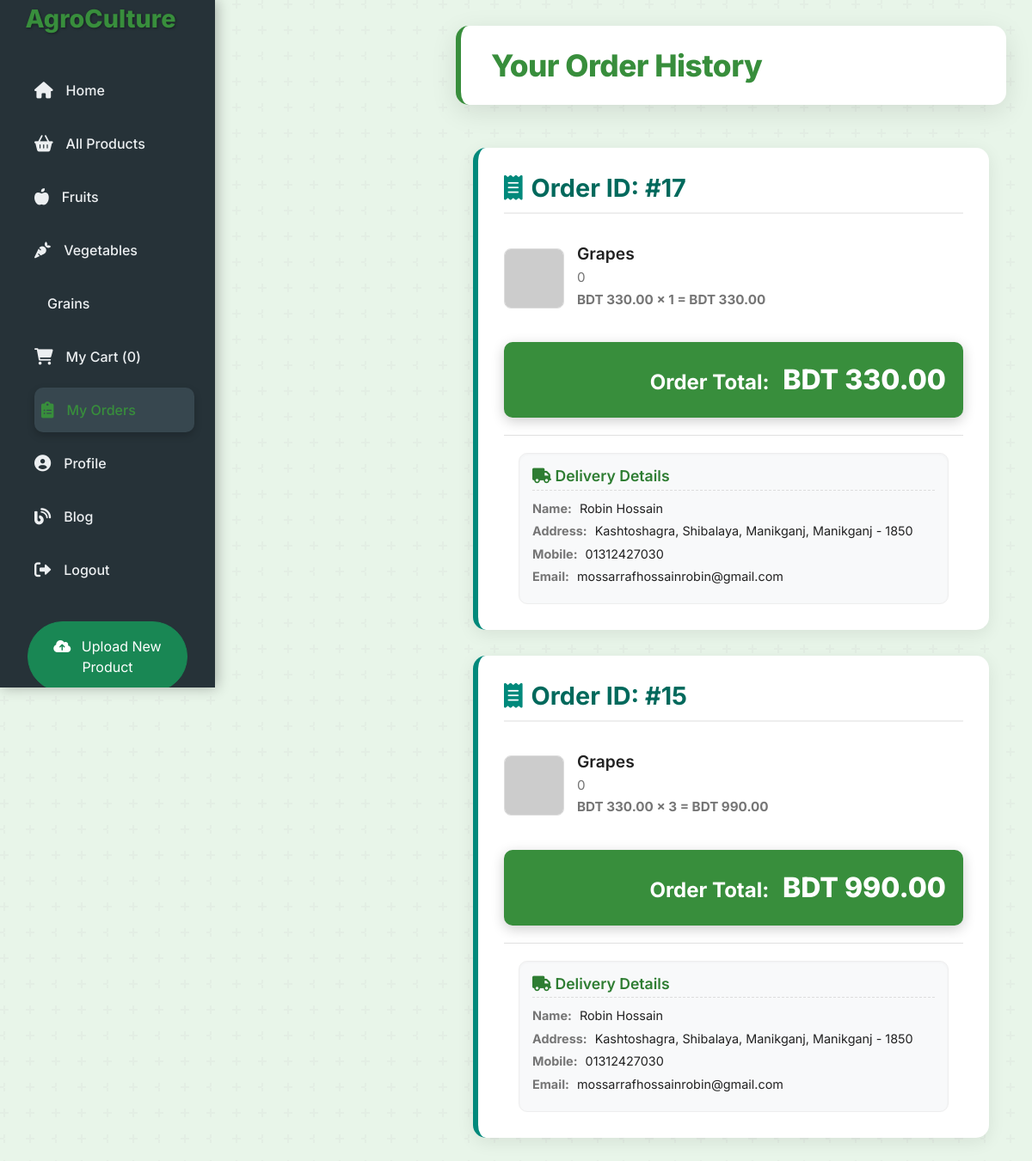
Screenshot of /PHP/orderdetails.php (signed in) with the database file from the repository.
### tables this page shows
CREATE TABLE `transaction` (
  `tid` int(10) NOT NULL,
  `bid` int(10) NOT NULL,
  `pid` int(10) NOT NULL,
  `quantity` int(11) DEFAULT 1,
  `name` varchar(255) NOT NULL,
  `city` varchar(255) NOT NULL,
  `mobile` varchar(255) NOT NULL,
  `email` varchar(255) NOT NULL,
  `pincode` varchar(255) NOT NULL,
  `addr` varchar(255) NOT NULL
);

CREATE TABLE `fproduct` (
  `fid` int(255) NOT NULL,
  `pid` int(255) NOT NULL,
  `product` varchar(255) NOT NULL,
  `pcat` varchar(255) NOT NULL,
  `pinfo` varchar(255) NOT NULL,
  `price` float NOT NULL,
  `pimage` varchar(255) NOT NULL DEFAULT 'blank.png',
  `picStatus` int(10) NOT NULL DEFAULT 0
);

### PHP/orderdetails.php (the view, shortened to what this page needs)
<?php
    require 'db.php';
    $buyer_id = $_SESSION['id'];
    $sql_orders = "
        SELECT
            t.tid,
            t.pid,
            t.quantity,
            t.name AS buyer_name,
            t.city AS buyer_city,
            t.mobile AS buyer_mobile,
            t.email AS buyer_email,
            t.pincode AS buyer_pincode,
            t.addr AS buyer_address,
            fp.product AS product_name,
            fp.price AS product_price,
            fp.pimage AS product_image,
            fp.pinfo AS product_info
        FROM
            transaction t
        JOIN
            fproduct fp ON t.pid = fp.pid
        WHERE
            t.bid = ?
        ORDER BY
            t.tid DESC, t.pid ASC;
    ";
    $stmt_orders = mysqli_prepare($conn, $sql_orders);
    $orders_data = [];
    if ($stmt_orders) {
        mysqli_stmt_bind_param($stmt_orders, "i", $buyer_id);
        mysqli_stmt_execute($stmt_orders);
        $result_orders = mysqli_stmt_get_result($stmt_orders);
        if ($result_orders) {
            while ($row = mysqli_fetch_assoc($result_orders)) {
                $orders_data[] = $row;
            }
        }
    } else {
        error_log("Database error preparing orders statement: " . mysqli_error($conn));
        $_SESSION['message'] = "Could not retrieve your orders due to a database error. Please try again later.";
    }
    $grouped_orders = [];
    foreach ($orders_data as $order_item) {
        $tid = $order_item['tid'];
        if (!isset($grouped_orders[$tid])) {
            $grouped_orders[$tid] = [
                'tid' => $tid,
                'buyer_name' => $order_item['buyer_name'],
                'buyer_city' => $order_item['buyer_city'],
                'buyer_mobile' => $order_item['buyer_mobile'],
                'buyer_email' => $order_item['buyer_email'],
                'buyer_pincode' => $order_item['buyer_pincode'],
                'buyer_address' => $order_item['buyer_address'],
                'items' => [],
                'total_transaction_price' => 0
            ];
        }
        $item_total = $order_item['product_price'] * $order_item['quantity'];
        $grouped_orders[$tid]['items'][] = $order_item;
        $grouped_orders[$tid]['total_transaction_price'] += $item_total;
    }
    function formatCurrency($amount) {
        return 'BDT ' . number_format($amount, 2);
    }
?>
<!DOCTYPE html>
<html lang="en">
<head>
    <link href="https://cdn.jsdelivr.net/npm/bootstrap@5.3.0/dist/css/bootstrap.min.css" rel="stylesheet">
    <link rel="stylesheet" href="https://cdnjs.cloudflare.com/ajax/libs/font-awesome/6.0.0-beta3/css/all.min.css">
</head>
<body>
    <nav class="sidebar navbar navbar-expand-md" id="main-sidebar">
        <div class="container-fluid flex-md-column">
            <a class="navbar-brand text-white mb-3" href="#">AgroCulture</a>
            <div class="collapse navbar-collapse" id="sidebarNavbar">
                <ul class="navbar-nav flex-column w-100">
                    <li class="nav-item">
                        <a class="nav-link" href="uploadProduct.php"><i class="fas fa-home"></i> Home</a>
                    </li>
                    <li class="nav-item">
                        <a class="nav-link" href="uploadProduct.php?type=all"><i class="fas fa-shopping-basket"></i> All Products</a>
                    </li>
                    <li class="nav-item">
                        <a class="nav-link" href="uploadProduct.php?type=fruit"><i class="fas fa-apple-alt"></i> Fruits</a>
                    </li>
                    <li class="nav-item">
                        <a class="nav-link" href="uploadProduct.php?type=vegetable"><i class="fas fa-carrot"></i> Vegetables</a>
                    </li>
                    <li class="nav-item">
                        <a class="nav-link" href="uploadProduct.php?type=grain"><i class="fas fa-wheat-awn"></i> Grains</a>
                    </li>
                    <li class="nav-item">
                        <a class="nav-link" href="myCart.php"><i class="fas fa-shopping-cart"></i> My Cart (<span id="cart-item-count">0</span>)</a>
                    </li>
                    <li class="nav-item">
                        <a class="nav-link active" aria-current="page" href="orderdetails.php"><i class="fas fa-clipboard-list"></i> My Orders</a>
                    </li>
                    <li class="nav-item">
                        <a class="nav-link" href="profileView.php"><i class="fas fa-user-circle"></i> Profile</a>
                    </li>
                    <li class="nav-item">
                        <a class="nav-link" href="blogView.php"><i class="fas fa-blog"></i> Blog</a>
                    </li>
                    <li class="nav-item">
                        <a class="nav-link" href="Login/logout.php"><i class="fas fa-sign-out-alt"></i> Logout</a>
                    </li>
                    <?php if (isset($_SESSION['logged_in']) && $_SESSION['logged_in'] == true): ?>
                    <li class="nav-item mt-4">
                        <a href="uploadProduct.php#uploadProductBox" class="btn btn-success w-100 py-3 rounded-pill">
                            <i class="fas fa-cloud-upload-alt me-2"></i> Upload New Product
                        </a>
                    </li>
                    <?php endif; ?>
                </ul>
            </div>
        </div>
    </nav>
    <div class="main-content" id="main-content-area">
        <div class="main-header">
            <h2>Your Order History</h2>
        </div>
        <div class="orders-container">
            <?php if (!empty($grouped_orders)): ?>
                <?php foreach ($grouped_orders as $order): ?>
                    <div class="order-card">
                        <h3><i class="fas fa-receipt"></i> Order ID: #<?php echo htmlspecialchars($order['tid']); ?></h3>
                        <div class="order-item-list">
                            <?php foreach ($order['items'] as $item): ?>
                                <div class="order-item">
                                    <img src="<?php echo 'images/productImages/'.htmlspecialchars($item['product_image'] ?? 'placeholder.png'); ?>"
                                         alt="<?php echo htmlspecialchars($item['product_name']); ?>"
                                         class="order-item-image"
                                         onerror="this.onerror=null;this.src='https://placehold.co/70x70/E0E0E0/333333?text=Product';" />
                                    <div class="order-item-details">
                                        <h4><?php echo htmlspecialchars($item['product_name']); ?></h4>
                                        <p><?php echo htmlspecialchars($item['product_info']); ?></p>
                                        <p class="order-item-price-quantity">
                                            <?php echo formatCurrency($item['product_price']); ?> x <?php echo htmlspecialchars($item['quantity']); ?>
                                            = <?php echo formatCurrency($item['product_price'] * $item['quantity']); ?>
                                        </p>
                                    </div>
                                </div>
                            <?php endforeach; ?>
                        </div>
                        <div class="order-total-amount-card">
                            Order Total: <span><?php echo formatCurrency($order['total_transaction_price']); ?></span>
                        </div>
                        <div class="delivery-details-only">
                            <div class="detail-block">
                                <h5><i class="fas fa-truck"></i> Delivery Details</h5>
                                <p><strong>Name:</strong> <?php echo htmlspecialchars($order['buyer_name']); ?></p>
                                <p><strong>Address:</strong> <?php echo htmlspecialchars($order['buyer_address']); ?>, <?php echo htmlspecialchars($order['buyer_city']); ?> - <?php echo htmlspecialchars($order['buyer_pincode']); ?></p>
                                <p><strong>Mobile:</strong> <?php echo htmlspecialchars($order['buyer_mobile']); ?></p>
                                <p><strong>Email:</strong> <?php echo htmlspecialchars($order['buyer_email']); ?></p>
                            </div>
                        </div>
                    </div>
                <?php endforeach; ?>
            <?php endif; ?>
        </div>
    </div>
</body>
</html>

### PHP/orderdetails.php (style rules this page uses)
:root { --primary-color: #388e3c; --primary-dark: #2e7d32; --secondary-color: #757575; --accent-color: #00897b; --accent-dark: #00695c; --background-light: #e8f5e9; --text-dark: #212121; --card-bg: #ffffff; --sidebar-bg: #263238; --sidebar-text: #eceff1; --sidebar-hover: #37474f; --danger-color: #d32f2f; --danger-dark: #b71c1c; --info-color: #1976d2; --info-dark: #1565c0; }
body { font-family: 'Inter', sans-serif; background-color: var(--background-light); background-image: var(--order-bg-pattern); background-repeat: repeat; color: var(--text-dark); display: flex; min-height: 100vh; overflow-x: hidden; }
.sidebar { width: 250px; background-color: var(--sidebar-bg); color: var(--sidebar-text); padding: 20px; flex-shrink: 0; position: sticky; top: 0; height: 100vh; overflow-y: auto; box-shadow: 2px 0 15px rgba(0,0,0,0.3); z-index: 1000; transition: transform 0.3s ease-in-out; }
.sidebar .navbar-brand { font-weight: 800; font-size: 1.8rem; margin-bottom: 30px !important; color: var(--primary-color) !important; text-shadow: 1px 1px 3px rgba(0,0,0,0.4); }
.sidebar .nav-link { color: var(--sidebar-text); padding: 14px 18px; border-radius: 10px; margin-bottom: 10px; transition: background-color 0.3s ease, color 0.3s ease, transform 0.2s ease, box-shadow 0.2s ease; display: flex; align-items: center; font-weight: 500; }
.sidebar .nav-link:hover, .sidebar .nav-link.active { background-color: var(--sidebar-hover); color: var(--primary-color); transform: translateX(8px); box-shadow: 0 4px 10px rgba(0,0,0,0.2); }
.sidebar .nav-link i { margin-right: 15px; font-size: 1.2rem; }
.main-content { flex-grow: 1; padding: 30px; margin-left: 250px; transition: margin-left 0.3s ease-in-out; position: relative; }
.main-header { background-color: #fff; padding: 25px 35px; margin-bottom: 30px; border-radius: 15px; box-shadow: 0 8px 30px rgba(0,0,0,0.1); display: flex; justify-content: space-between; align-items: center; border-left: 6px solid var(--primary-color); }
.main-header h2 { margin: 0; color: var(--primary-color); font-weight: 800; font-size: 2.2rem; letter-spacing: -0.5px; }
.orders-container { max-width: 900px; margin: 0 auto; padding: 20px; }
.order-card { background-color: var(--card-bg); padding: 30px; border-radius: 15px; box-shadow: 0 5px 20px rgba(0,0,0,0.08); margin-bottom: 30px; border-left: 6px solid var(--accent-color); transition: transform 0.3s ease, box-shadow 0.3s ease; }
.order-card h3 { font-size: 1.8rem; font-weight: 700; color: var(--accent-dark); margin-bottom: 20px; border-bottom: 2px solid #eee; padding-bottom: 10px; display: flex; align-items: center; gap: 10px; }
.order-card h3 i { color: var(--accent-color); }
.order-item-list { margin-bottom: 20px; }
.order-item { display: flex; align-items: center; gap: 15px; padding: 15px 0; border-bottom: 1px dashed #f0f0f0; }
.order-item:last-child { border-bottom: none; }
.order-item-image { width: 70px; height: 70px; object-fit: cover; border-radius: 8px; border: 1px solid #ddd; flex-shrink: 0; }
.order-item-details { flex-grow: 1; }
.order-item-details h4 { font-size: 1.2rem; font-weight: 600; color: var(--text-dark); margin-bottom: 5px; }
.order-item-details p { font-size: 0.95rem; color: var(--secondary-color); margin-bottom: 3px; }
.order-item-price-quantity { font-size: 1rem; font-weight: 700; color: var(--primary-color); }
.delivery-details-only { margin-top: 20px; padding-top: 20px; border-top: 1px solid #e0e0e0; display: flex; justify-content: center; }
.detail-block { flex: 1 1 100%; max-width: 500px; background-color: #f8f9fa; padding: 15px; border-radius: 10px; border: 1px solid #eee; box-shadow: inset 0 1px 3px rgba(0,0,0,0.03); }
.detail-block h5 { font-size: 1.1rem; font-weight: 600; color: var(--primary-dark); margin-bottom: 10px; border-bottom: 1px dashed #ddd; padding-bottom: 5px; }
.detail-block p { font-size: 0.9rem; margin-bottom: 5px; color: var(--text-dark); }
.detail-block p strong { color: var(--secondary-color); margin-right: 5px; }
.order-total-amount-card { background-color: var(--primary-color); color: white; padding: 20px; border-radius: 10px; margin-top: 20px; text-align: right; font-size: 1.5rem; font-weight: 700; box-shadow: 0 4px 15px rgba(0,0,0,0.2); }
.order-total-amount-card span { font-size: 2rem; font-weight: 800; margin-left: 10px; }

### rows the page displays
transaction: tid "17", pid.product "Grapes", pid.pinfo "0", pid.price "BDT 330.00", quantity "1", formatCurrency($item['product_price'] * $item['quantity']) "BDT 330.00", name "Robin Hossain", addr "Kashtoshagra, Shibalaya, Manikganj", city "Manikganj", pincode "1850", mobile "01312427030", email "mossarrafhossainrobin@gmail.com"
transaction: tid "15", pid.product "Grapes", pid.pinfo "0", pid.price "BDT 330.00", quantity "3", formatCurrency($item['product_price'] * $item['quantity']) "BDT 990.00", total_transaction_price "BDT 990.00", name "Robin Hossain", addr "Kashtoshagra, Shibalaya, Manikganj", city "Manikganj", pincode "1850", mobile "01312427030", email "mossarrafhossainrobin@gmail.com"
